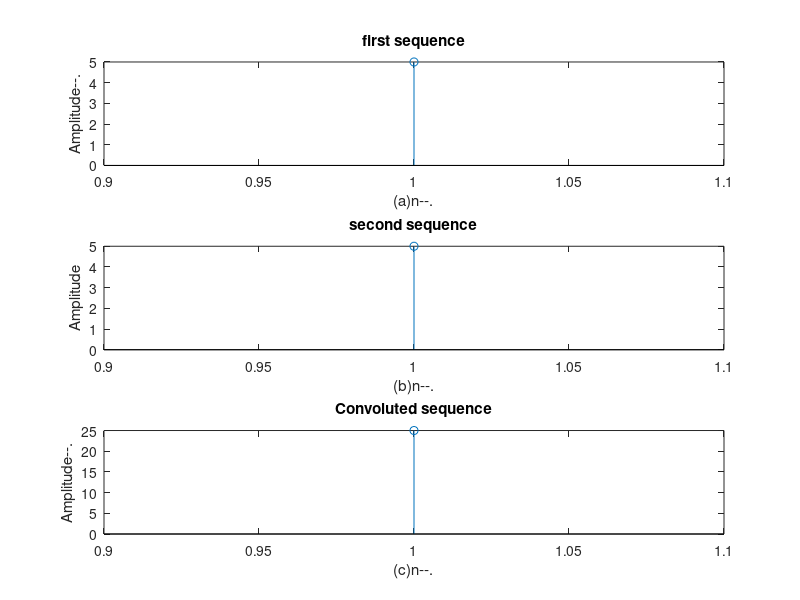

MATLAB code for this plot:
clc;
clear all;
close all;
x=input('Enter the 1st sequence');
h=input('Enter the 2nd sequence');
y=conv(x,h);
figure;
subplot(3,1,1);
stem(x);
ylabel('Amplitude--.');
xlabel('(a)n--.');
title('first sequence');
subplot(3,1,2);
stem(h);
ylabel('Amplitude');
xlabel('(b)n--.');
title('second sequence');
subplot(3,1,3);
stem(y);
ylabel('Amplitude--.');
xlabel('(c)n--.');
title('Convoluted sequence');
disp('the resultant signal is');
